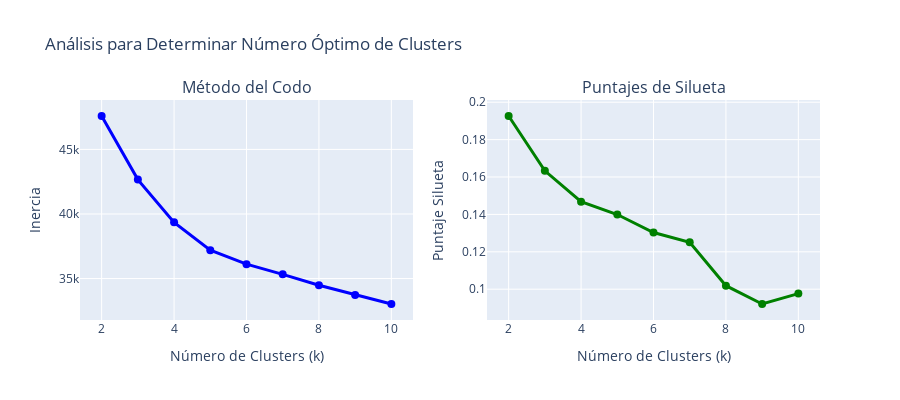

Here is the notebook cell this chart was saved with:
### Markdown cell above
## Implementacion de Kmeans(no supervisado buscando como objetivo clasificar los niveles de estres)

### Code cell
# Metodo del codo para determinar el nUmero óptimo de clusters
k_range = range(2, 11)
inertias = []
silhouette_scores = []

for k in k_range:
    kmeans = KMeans(n_clusters=k, random_state=42)
    clusters = kmeans.fit_predict(X_pca_reduced)
    inertias.append(kmeans.inertia_)
    silhouette_scores.append(silhouette_score(X_pca_reduced, clusters))

# Visualizar mEtodo del codo y puntajes de silueta
fig = make_subplots(
    rows=1, cols=2,
    subplot_titles=('Método del Codo', 'Puntajes de Silueta'),
    specs=[[{"secondary_y": False}, {"secondary_y": False}]]
)

# Metodo del codo
fig.add_trace(
    go.Scatter(
        x=list(k_range),
        y=inertias,
        mode='lines+markers',
        name='Inercia',
        line=dict(color='blue', width=3),
        marker=dict(size=8)
    ),
    row=1, col=1
)

# Puntajes de silueta
fig.add_trace(
    go.Scatter(
        x=list(k_range),
        y=silhouette_scores,
        mode='lines+markers',
        name='Puntaje Silueta',
        line=dict(color='green', width=3),
        marker=dict(size=8)
    ),
    row=1, col=2
)

fig.update_layout(
    height=400,
    title_text="Análisis para Determinar Número Óptimo de Clusters",
    showlegend=False
)

fig.update_xaxes(title_text="Número de Clusters (k)", row=1, col=1)
fig.update_xaxes(title_text="Número de Clusters (k)", row=1, col=2)
fig.update_yaxes(title_text="Inercia", row=1, col=1)
fig.update_yaxes(title_text="Puntaje Silueta", row=1, col=2)

fig.show()

# Encontrar el k óptimo basado en el puntaje de silueta
optimal_k = k_range[np.argmax(silhouette_scores)]
print(f"\nNúmero óptimo de clusters basado en puntaje de silueta: {optimal_k}")
print(f"Mejor puntaje de silueta: {max(silhouette_scores):.3f}")

# También consideramos k=3 ya que tenemos 3 niveles de estrés
print(f"\nPuntajes para diferentes valores de k:")
for k, inertia, sil_score in zip(k_range, inertias, silhouette_scores):
    print(f"k={k}: Inercia={inertia:.2f}, Silueta={sil_score:.3f}")

### Figure 1 — Plotly figure (JSON) as saved in the notebook; plotly's stock layout.template omitted (floating-point values rounded to 4 significant figures)
{"data": [{"line": {"color": "blue", "width": 3}, "marker": {"size": 8}, "mode": "lines+markers", "name": "Inercia", "type": "scatter", "x": [2, 3, 4, 5, 6, 7, 8, 9, 10], "xaxis": "x", "y": [47590.0, 42660.0, 39350.0, 37200.0, 36110.0, 35330.0, 34480.0, 33730.0, 33030.0], "yaxis": "y"}, {"line": {"color": "green", "width": 3}, "marker": {"size": 8}, "mode": "lines+markers", "name": "Puntaje Silueta", "type": "scatter", "x": [2, 3, 4, 5, 6, 7, 8, 9, 10], "xaxis": "x2", "y": [0.1926, 0.1633, 0.1468, 0.1399, 0.1303, 0.1251, 0.1019, 0.09208, 0.09766], "yaxis": "y2"}], "layout": {"annotations": [{"font": {"size": 16}, "showarrow": false, "text": "Método del Codo", "x": 0.225, "xanchor": "center", "xref": "paper", "y": 1, "yanchor": "bottom", "yref": "paper"}, {"font": {"size": 16}, "showarrow": false, "text": "Puntajes de Silueta", "x": 0.775, "xanchor": "center", "xref": "paper", "y": 1, "yanchor": "bottom", "yref": "paper"}], "height": 400, "showlegend": false, "title": {"text": "Análisis para Determinar Número Óptimo de Clusters"}, "xaxis": {"anchor": "y", "domain": [0, 0.45], "title": {"text": "Número de Clusters (k)"}}, "xaxis2": {"anchor": "y2", "domain": [0.55, 1], "title": {"text": "Número de Clusters (k)"}}, "yaxis": {"anchor": "x", "domain": [0, 1], "title": {"text": "Inercia"}}, "yaxis2": {"anchor": "x2", "domain": [0, 1], "title": {"text": "Puntaje Silueta"}}}}
